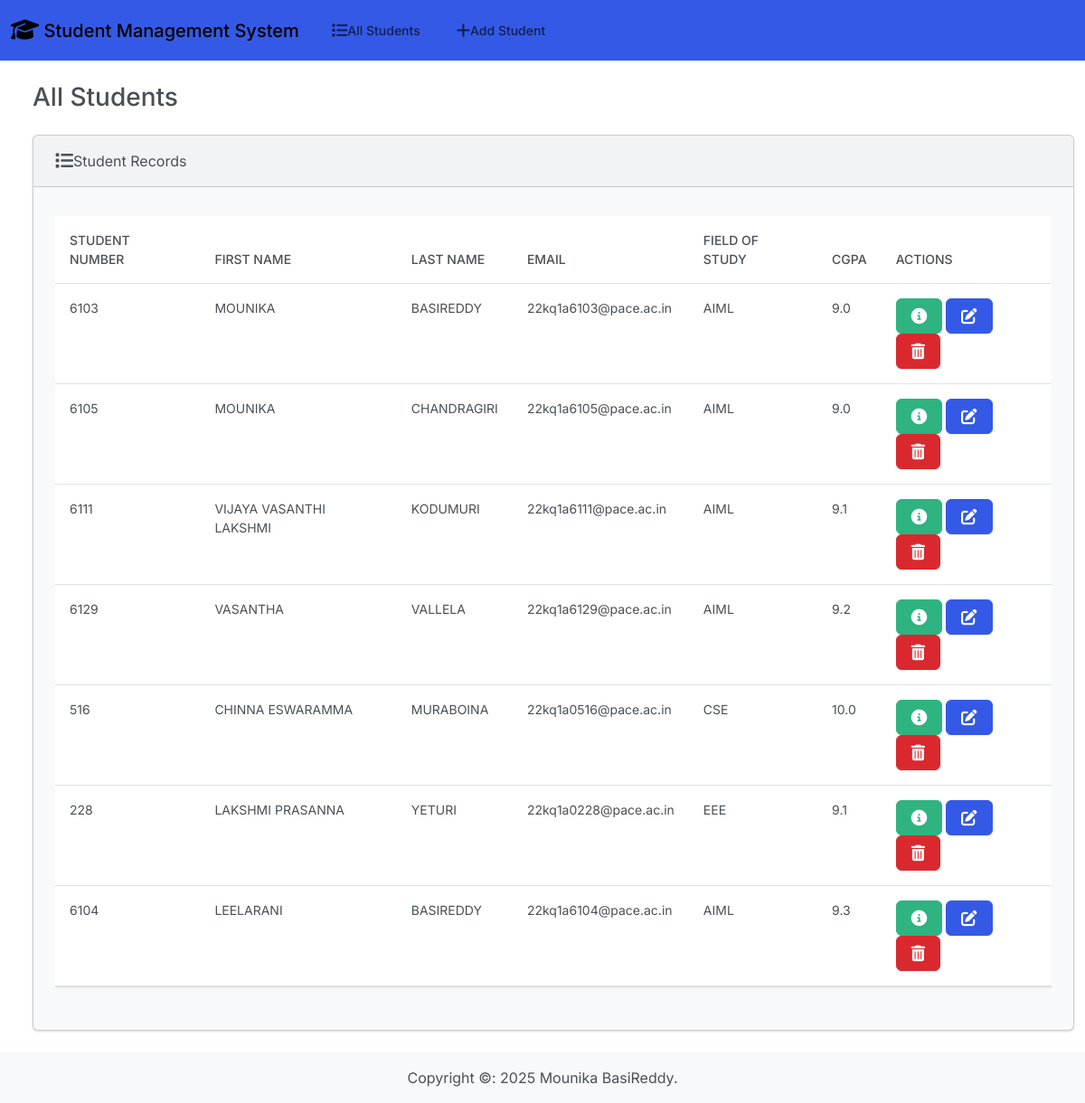
The page / on the database its author committed.
### students/models.py (models this page shows, shortened)
class Student(models.Model):
    student_number=models.PositiveIntegerField()
    first_name=models.CharField(max_length=50)
    last_name=models.CharField(max_length=50)
    email=models.EmailField(max_length=100)
    field_of_study=models.CharField(max_length=50)
    cgpa=models.FloatField()

### students/views.py (the view)
# urls.py: path('',views.index,name='index'),
def index(request):
    return render(request,'students/index.html',{
        'students':Student.objects.all()
    })

### templates/students/index.html (shortened to what this page needs)
{% extends "students/base.html" %}
{% block body %}
<h3 class="m-4">All Students</h3>
        <div class="row">
          <div class="col-12">
          {% if students %}
          <div class="card bg-light ms-4 mc-4 mb-4">
            <div class="card-header">
              <i class="fa-solid fa-list fa-lg"></i>Student Records
            </div>
            <div class="card-body">
              <p class="card-text">
                <div class="table-responsive">
                  <table class="table table-hover">
                    <thead>
                      <tr>
                        <th scope="col">Student Number</th>
                        <th scope="col">First Name</th>
                        <th scope="col">Last Name</th>
                        <th scope="col">Email</th>
                        <th scope="col">Field of Study</th>
                        <th scope="col">cgpa</th>
                        <th scope="col">Actions</th>
                      </tr>
                    </thead>
                    <tbody>
                      {% for student in students %}
                      <tr>
                        <td>{{student.student_number}}</td>
                        <td>{{student.first_name}}</td>
                        <td>{{student.last_name}}</td>
                        <td>{{student.email}}</td>
                        <td>{{student.field_of_study }}</td>
                        <td>{{student.cgpa}}</td>
                        <td>
                          <button type="button" class="btn btn-success mc-1" data-bs-toggle="modal" data-bs-target="#myModal{{ student.id }}">
                          </button>
                            <a class="btn btn-primary mc-1" href="{% url 'edit' student.id %}">
                            </a>
                            <button type="button" class="btn btn-danger" data-bs-toggle="modal" data-bs-target="#delete{{student.id}}">
                            </button>
                        </td>
                      </tr>
                      {% endfor %}
                     </tbody>
                  </table>
                </div>
              </p>
            </div>
          </div>
          {% else %}
          <h5 class="alert alert-primary ms-4 mo-4">No Student Records</h5>
          {% endif %}
          </div>
        </div>
{% endblock %}

### templates/students/base.html (shortened to what this page needs)
{% load static %}
<!DOCTYPE html>
<html lang="en">
<head>
   <link rel="stylesheet" href="https://cdnjs.cloudflare.com/ajax/libs/font-awesome/6.1.2/css/all.min.css">
   <link href="{% static 'css/bootstrap.min.css' %}" rel="stylesheet">
<body class="d-flex flex-column min-vh-100">
    <nav class="navbar navbar-expand-lg bg-primary">
        <div class="container-fluid">
          <a class="navbar-brand" href="{% url 'index' %}">
            <i class="fa-solid fa-graduation-cap fa-lg"></i> Student Management System
          </a>
          <div class="collapse navbar-collapse" id="navbarColor01">
            <ul class="navbar-nav me-auto">
              <li class="nav-item">
                <a class="nav-link" href="{% url 'index' %}">
                  All Students
                </a>
              </li>
              <li class="nav-item">
                <a class="nav-link" href="{% url 'add' %}">
                  Add Student
                </a>
              </li>
             </ul>
          </div>
        </div>
      </nav>
      <div class="container-fluid flex-grow-1">
        {% block body %}
        {% endblock %}
         </div>
         <footer class="bg-light text-center mt-auto py-3">
        <div class="text-center">
          <span>
            Copyright &copy: <script>document.write(new Date().getFullYear())</script> Mounika BasiReddy.
          </span>
        </div>
      </footer>
</body>
</head>
</html>

### rows shown on the page
Student: student_number "6103", first_name "MOUNIKA", last_name "BASIREDDY", email "22kq1a6103@pace.ac.in", field_of_study "AIML", cgpa "9.0"
Student: student_number "6105", first_name "MOUNIKA", last_name "CHANDRAGIRI", email "22kq1a6105@pace.ac.in", field_of_study "AIML", cgpa "9.0"
Student: student_number "6111", first_name "VIJAYA VASANTHI LAKSHMI", last_name "KODUMURI", email "22kq1a6111@pace.ac.in", field_of_study "AIML", cgpa "9.1"
Student: student_number "6129", first_name "VASANTHA", last_name "VALLELA", email "22kq1a6129@pace.ac.in", field_of_study "AIML", cgpa "9.2"
Student: student_number "516", first_name "CHINNA ESWARAMMA", last_name "MURABOINA", email "22kq1a0516@pace.ac.in", field_of_study "CSE", cgpa "10.0"
Student: student_number "228", first_name "LAKSHMI PRASANNA", last_name "YETURI", email "22kq1a0228@pace.ac.in", field_of_study "EEE", cgpa "9.1"
Student: student_number "6104", first_name "LEELARANI", last_name "BASIREDDY", email "22kq1a6104@pace.ac.in", field_of_study "AIML", cgpa "9.3"
